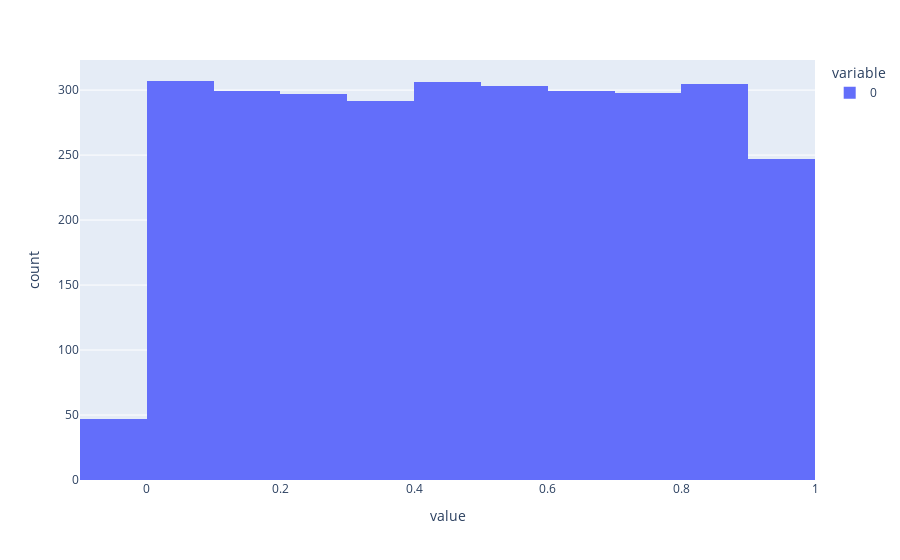
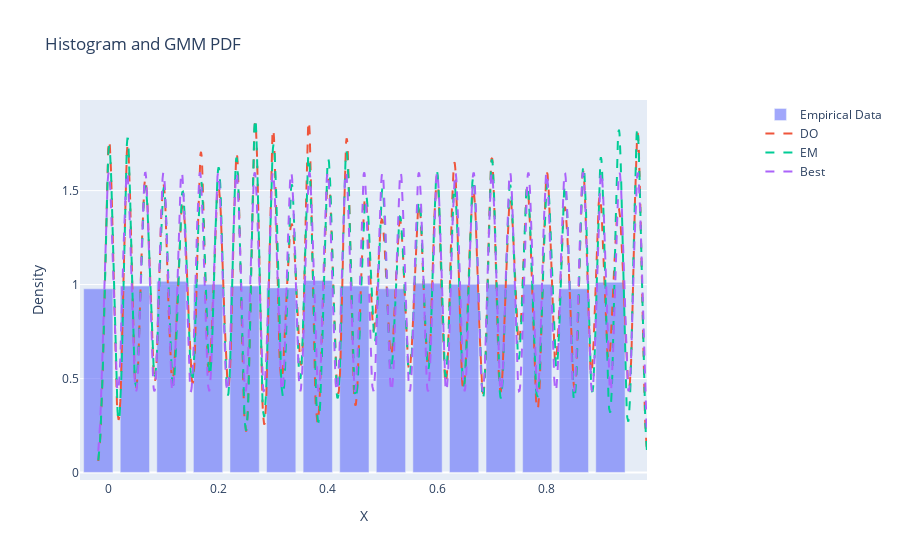
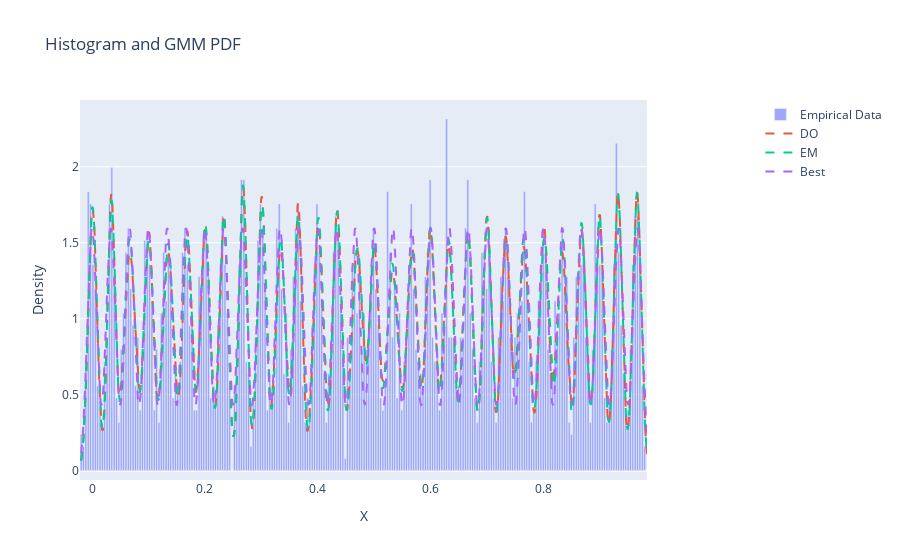

The code cell stored with these charts, in order, in its notebook:
### Code cell
for nr_of_modes in [30]:
    random_state = np.random.RandomState(seed=1)
    means = np.linspace(0, 1, nr_of_modes, endpoint=False)
    std = (means[1] - means[0]) / 4
    random_data = np.concatenate(
        [random_state.normal(mean, std, 100) for mean in means]
    )
    best_solution = np.array(
        [1 / nr_of_modes] * nr_of_modes + [std] * nr_of_modes + [mean for mean in means]
    )
    px.histogram(random_data, nbins=optimal_no_bins(random_data)).show()
    problem = GaussianMixtureProblem(random_data, nr_of_modes)
    solver = iLSHADESolver()
    em_solver = EMSolver()
    solution = solver(problem, 10000, 42)
    em_solution = em_solver(problem, 10000, 42)
    compare_solutions_plotly(
        random_data,
        nr_of_modes,
        solutions=[solution.genome, em_solution.genome, best_solution],
        labels=["DO", "EM", "Best"],
        bins=optimal_no_bins(random_data),
    )
    problem = GaussianMixtureProblem(
        random_data, nr_of_modes, nr_of_bins=8 * nr_of_modes
    )
    solver = iLSHADESolver()
    em_solver = EMSolver()
    solution = solver(problem, 10000, 42)
    em_solution = em_solver(problem, 10000, 42)
    compare_solutions_plotly(
        random_data,
        nr_of_modes,
        solutions=[solution.genome, em_solution.genome, best_solution],
        labels=["DO", "EM", "Best"],
        bins=8 * nr_of_modes,
    )

### Figure 1 — Plotly figure (JSON) as saved in the notebook; plotly's stock layout.template omitted (floating-point values rounded to 4 significant figures; data arrays with more than 128 entries replaced by an {"elided": "..."} marker saying what was removed)
{"data": [{"alignmentgroup": "True", "bingroup": "x", "hovertemplate": "variable=0<br>value=%{x}<br>count=%{y}<extra></extra>", "legendgroup": "0", "marker": {"color": "#636efa", "pattern": {"shape": ""}}, "name": "0", "nbinsx": 15, "offsetgroup": "0", "orientation": "v", "showlegend": true, "type": "histogram", "x": {"elided": "3000 float values"}, "xaxis": "x", "yaxis": "y"}], "layout": {"barmode": "relative", "legend": {"title": {"text": "variable"}, "tracegroupgap": 0}, "margin": {"t": 60}, "xaxis": {"anchor": "y", "domain": [0, 1], "title": {"text": "value"}}, "yaxis": {"anchor": "x", "domain": [0, 1], "title": {"text": "count"}}}}

### Figure 2 — Plotly figure (JSON) as saved in the notebook; plotly's stock layout.template omitted (floating-point values rounded to 4 significant figures; data arrays with more than 128 entries replaced by an {"elided": "..."} marker saying what was removed)
{"data": [{"name": "Empirical Data", "opacity": 0.6, "type": "bar", "x": [-0.01918, 0.04766, 0.1145, 0.1814, 0.2482, 0.315, 0.3819, 0.4487, 0.5156, 0.5824, 0.6493, 0.7161, 0.7829, 0.8498, 0.9166], "y": [0.9774, 0.9924, 1.017, 1.002, 0.9924, 0.9824, 1.022, 0.9924, 0.9774, 1.007, 1.002, 1.002, 1.002, 0.9774, 1.012]}, {"line": {"dash": "dash"}, "mode": "lines", "name": "DO", "type": "scatter", "x": {"elided": "1000 float values"}, "y": {"elided": "1000 float values"}}, {"line": {"dash": "dash"}, "mode": "lines", "name": "EM", "type": "scatter", "x": {"elided": "1000 float values"}, "y": {"elided": "1000 float values"}}, {"line": {"dash": "dash"}, "mode": "lines", "name": "Best", "type": "scatter", "x": {"elided": "1000 float values"}, "y": {"elided": "1000 float values"}}], "layout": {"legend": {"x": 1.2, "y": 1}, "title": {"text": "Histogram and GMM PDF"}, "xaxis": {"title": {"text": "X"}}, "yaxis": {"title": {"text": "Density"}}}}

### Figure 3 — Plotly figure (JSON) as saved in the notebook; plotly's stock layout.template omitted (floating-point values rounded to 4 significant figures; data arrays with more than 128 entries replaced by an {"elided": "..."} marker saying what was removed)
{"data": [{"name": "Empirical Data", "opacity": 0.6, "type": "bar", "x": {"elided": "240 float values"}, "y": {"elided": "240 float values"}}, {"line": {"dash": "dash"}, "mode": "lines", "name": "DO", "type": "scatter", "x": {"elided": "1000 float values"}, "y": {"elided": "1000 float values"}}, {"line": {"dash": "dash"}, "mode": "lines", "name": "EM", "type": "scatter", "x": {"elided": "1000 float values"}, "y": {"elided": "1000 float values"}}, {"line": {"dash": "dash"}, "mode": "lines", "name": "Best", "type": "scatter", "x": {"elided": "1000 float values"}, "y": {"elided": "1000 float values"}}], "layout": {"legend": {"x": 1.2, "y": 1}, "title": {"text": "Histogram and GMM PDF"}, "xaxis": {"title": {"text": "X"}}, "yaxis": {"title": {"text": "Density"}}}}
